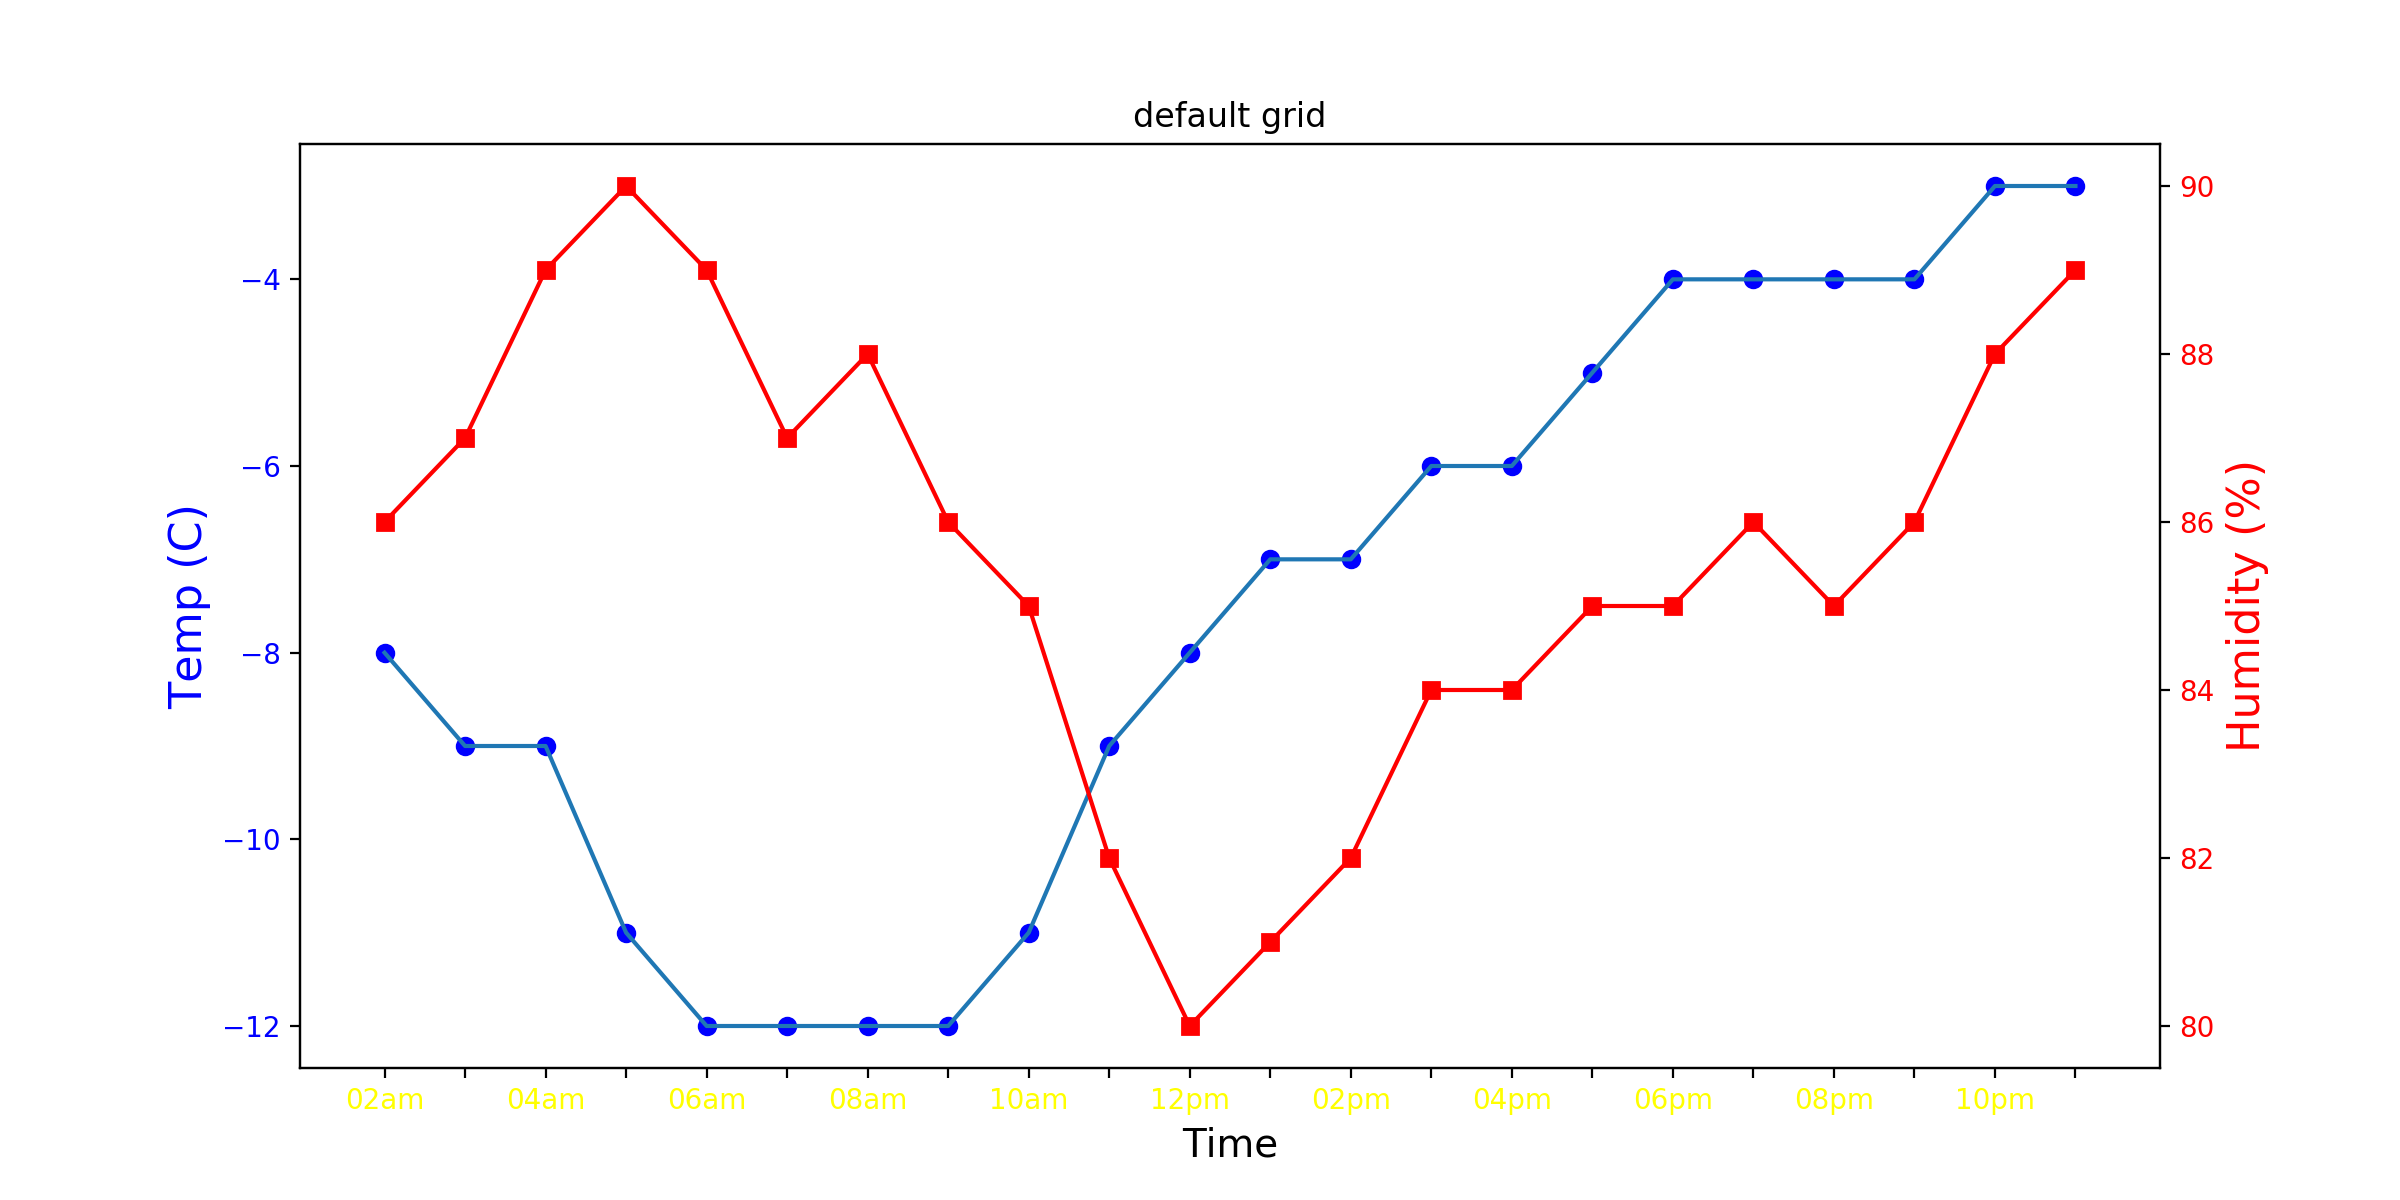

This chart was generated by the following Python code:


# -*- coding: utf-8 -*-
import matplotlib.pyplot as plt
import numpy as np

fig,ax1=plt.subplots(figsize=(12,6))


t=[1,2,3,4,5,6,7,8,9,10,11,12,13,14,15,16,17,18,19,20,21,22]
T=[-8,-9,-9,-11,-12,-12,-12,-12,-11,-9,-8,-7,-7,-6,-6,-5,-4,-4,-4,-4,-3,-3]
H=[86,87,89,90,89,87,88,86,85,82,80,81,82,84,84,85,85,86,85,86,88,89]

#ax1.set_title("Temp (C) and Humidity (%) forecast", fontsize=16)
ax1.set_xlabel("Time", fontsize=14)

ax1.plot(t,T, 'bo', t, T)
ax1.axis('tight')

ax1.set_ylabel("Temp (C)", fontsize=16, color="blue")

plt.xticks([1,2,3,4,5,6,7,8,9,10,11,12,13,14,15,16,17,18,19,20,21,22],['02am','','04am','','06am','','08am','','10am','','12pm','','02pm','','04pm','','06pm','','08pm','','10pm'])


for name in ax1.get_yticklabels():
	name.set_color("blue")
	
ax2=ax1.twinx()
ax2.plot(t, H, 'rs', t, H,'r', color="red")
ax2.set_ylabel("Humidity (%)", fontsize=16, color="red")
ax2.axis('tight')

for name1 in ax2.get_yticklabels():
	name1.set_color("red")

for namex in ax1.get_xticklabels():
	namex.set_color("yellow")
	
ax1.set_title("default grid")
plt.show()
fig.savefig('2.png')
